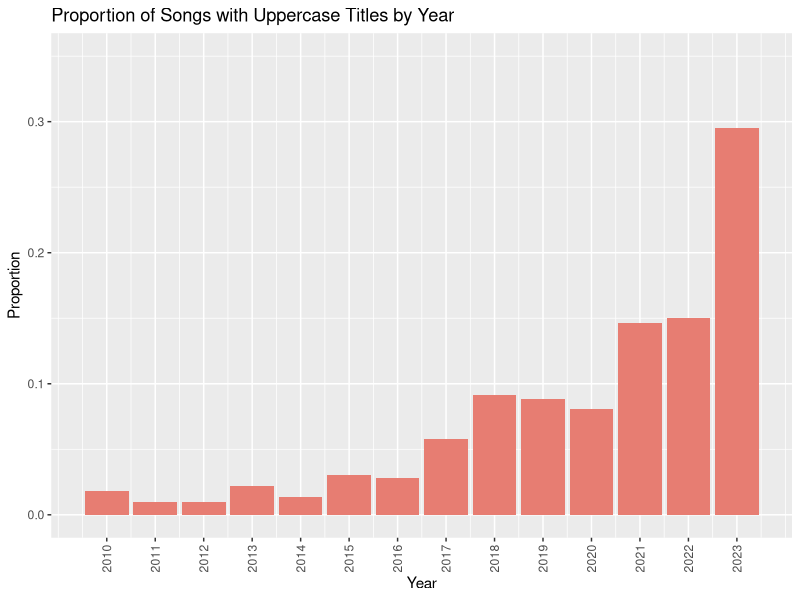
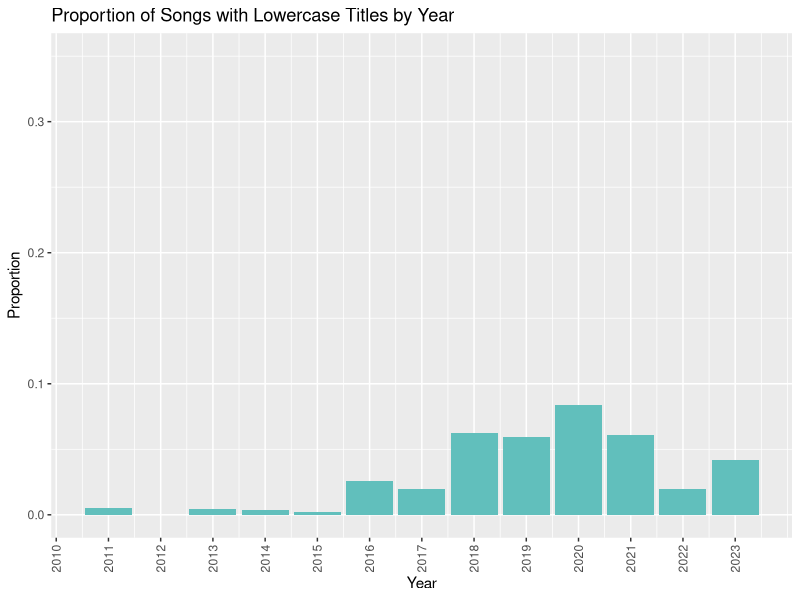
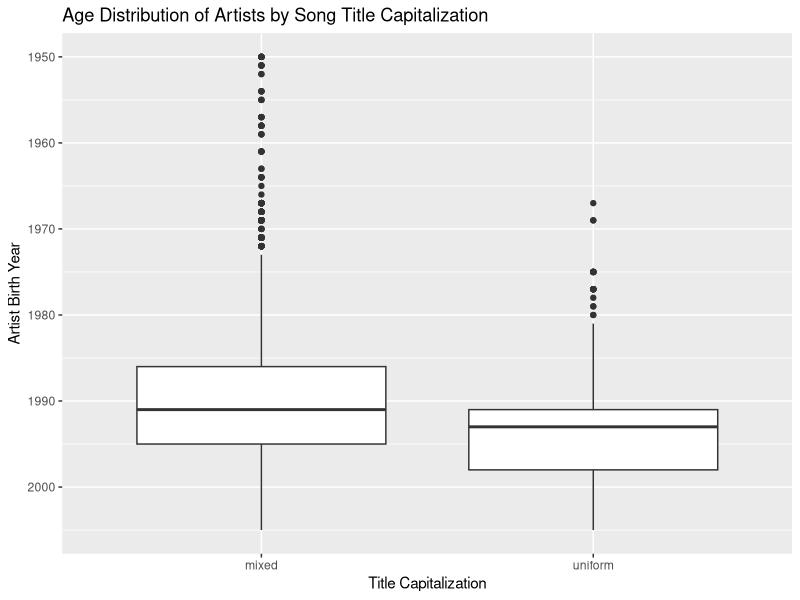
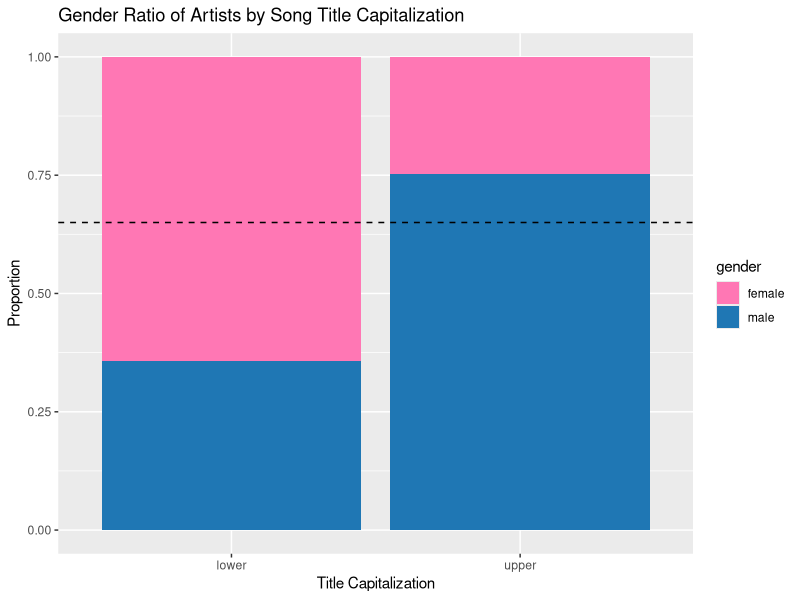
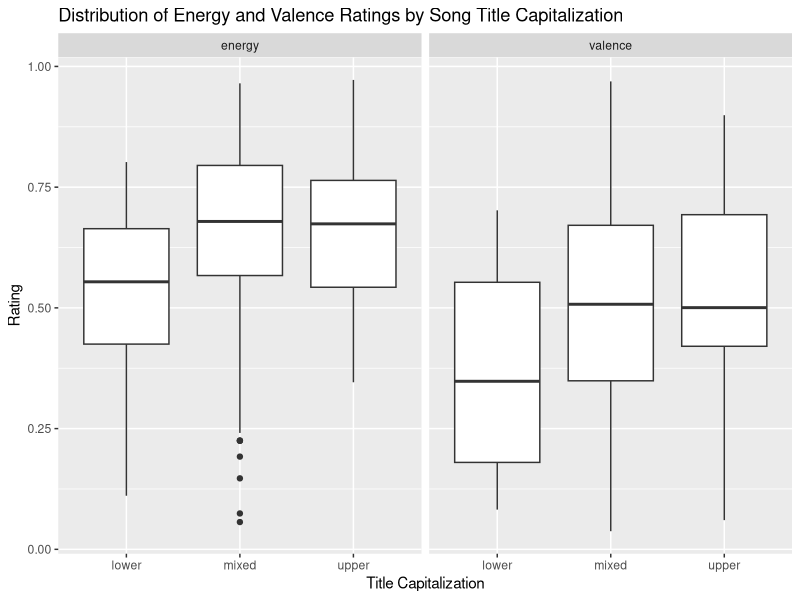

Generate these figures, in order, with R:
## ---- chunk 1
library(tidyverse)
library(lme4)
library(lmerTest)
## ---- chunk 2
df <- read_csv("data/data_5000.csv")
df
## ---- chunk 3
df_year <- df |>
  group_by(year, casing) |> summarize(count = n()) |>
  group_by(year) |>
  mutate(total_count = sum(count)) |>
  mutate(proportion = count / total_count)

  
df_year |>
  filter(casing == "upper") |>
  ggplot(aes(x = year, y = proportion, fill)) +
  geom_bar(stat = "identity", fill = "#e77d72") +
  labs(title = "Proportion of Songs with Uppercase Titles by Year",
       x = "Year",
       y = "Proportion") +
  scale_x_continuous(breaks = seq(min(df$year), max(df$year), by = 1)) +
  scale_y_continuous(limits = c(0, 0.35)) +
  theme(axis.text.x = element_text(angle = 90, vjust = 0.5, hjust=1))

df_year |>
  filter(casing == "lower") |>
  ggplot(aes(x = year, y = proportion, fill)) +
  geom_bar(stat = "identity", fill = "#61bfbc") +
  labs(title = "Proportion of Songs with Lowercase Titles by Year",
       x = "Year",
       y = "Proportion") +
  scale_x_continuous(breaks = seq(min(df$year), max(df$year), by = 1)) +
  scale_y_continuous(limits = c(0, 0.35)) +
  theme(axis.text.x = element_text(angle = 90, vjust = 0.5, hjust=1))
## ---- chunk 4
df |>
  ggplot(aes(x = is_uniform, y = birth_year)) +
  geom_boxplot() +
  scale_y_reverse() + 
  labs(title = "Age Distribution of Artists by Song Title Capitalization",
       x = "Title Capitalization",
       y = "Artist Birth Year")
## ---- chunk 5
t_test_result <- t.test(birth_year ~ is_uniform, data = df)
print(t_test_result)
## ---- chunk 6
df_gender <- df |> group_by(casing, gender) |> summarize(count = n()) |>
  mutate(total_count = sum(count)) |>
  mutate(proportion = count / total_count) |>
  filter(casing != "mixed")

df_gender |>
  ggplot(aes(x = casing, y = proportion, fill = gender)) +
  geom_bar(stat = "identity") +
  geom_hline(yintercept = 0.65, linetype = "dashed", color = "black") +
  scale_fill_manual(values = c("male" = "#1F77B4", "female" = "#FF77B4")) +
  labs(title = "Gender Ratio of Artists by Song Title Capitalization",
       x = "Title Capitalization",
       y = "Proportion")
## ---- chunk 7
table <- table(df$gender, df$casing)
chi2_test_result <- chisq.test(table)
print(chi2_test_result)
## ---- chunk 8
df_bb <- read_csv("data/data_billboard.csv")
df_bb
## ---- chunk 9
df_long <- df_bb |>
  pivot_longer(cols = c(energy, valence), names_to = "metric", values_to = "value")

df_long |>
  ggplot(aes(x = casing, y = value)) +
  geom_boxplot() +
  facet_wrap(~ metric) +
  labs(title = "Distribution of Energy and Valence Ratings by Song Title Capitalization",
       x = "Title Capitalization",
       y = "Rating")
## ---- chunk 10
lowercase_songs <- df_bb %>% filter(casing == "lower")
non_lowercase_songs <- df_bb %>% filter(casing != "lower")

t_test_energy_lower <- t.test(lowercase_songs$energy, non_lowercase_songs$energy)
t_test_valence_lower <- t.test(lowercase_songs$valence, non_lowercase_songs$valence)

uppercase_songs <- df_bb %>% filter(casing == "upper")
non_uppercase_songs <- df_bb %>% filter(casing != "upper")

t_test_energy_upper <- t.test(uppercase_songs$energy, non_uppercase_songs$energy)
t_test_valence_upper <- t.test(uppercase_songs$valence, non_uppercase_songs$valence)

print(t_test_energy_lower)
print(t_test_valence_lower)
print(t_test_energy_upper)
print(t_test_valence_upper)
